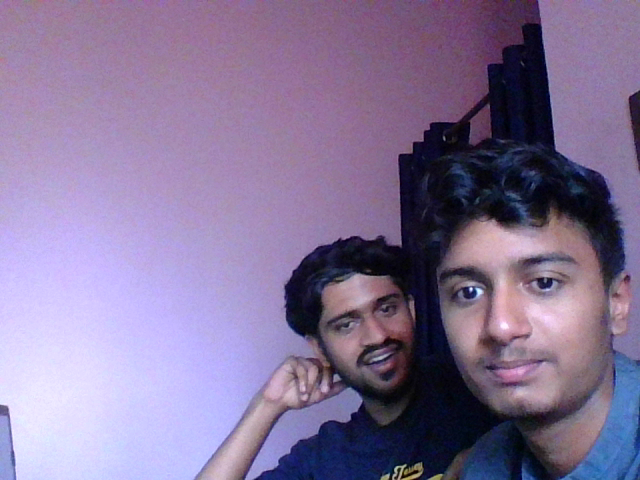
#> input picture 49.png, 640 x 480 px
$ python p4.py
#> lines starting #> are read from the running program, lines starting #| are printed output that depends on the picture; after the words box and inside, x2 and y2 are one past the last pixel; in counts of white or black regions, pixels touching at a corner belong together
import cv2
img = cv2.imread('49.png')
#> img is the input picture: shape (480, 640, 3); mean B, G, R 152.4, 116.6, 133
#cv2.imshow("Image2", img)
imgsize=img.shape
#> imgsize = (480, 640, 3)

print("size mof colour image=",imgsize)
#| size mof colour image= (480, 640, 3)

gray_image=cv2.cvtColor(img,cv2.COLOR_BGR2GRAY)
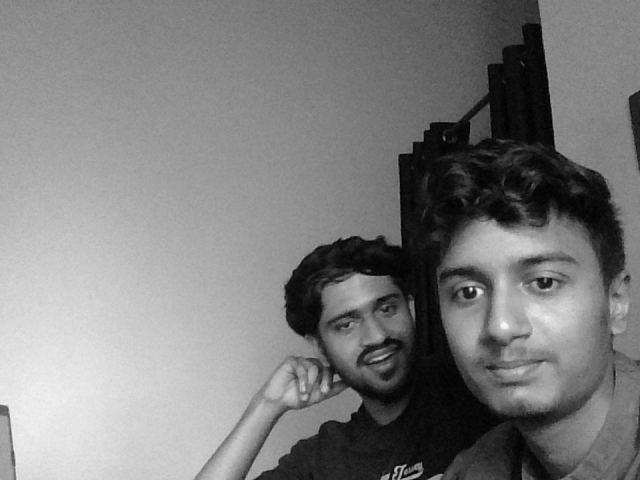
#> gray_image: shape (480, 640); min 1, max 248, mean 125.6
cv2.imshow("gray_image",gray_image)
imgsize1=gray_image.shape
#> imgsize1 = (480, 640)
cv2.imwrite("imgg.png",gray_image)
print("grayimage size=",imgsize1)
#| grayimage size= (480, 640)

a=len(imgsize1)
#> a = 2

# [4 lines of commented-out code are left out]
(thresh,binary)=cv2.threshold(gray_image,100,255,cv2.THRESH_BINARY)
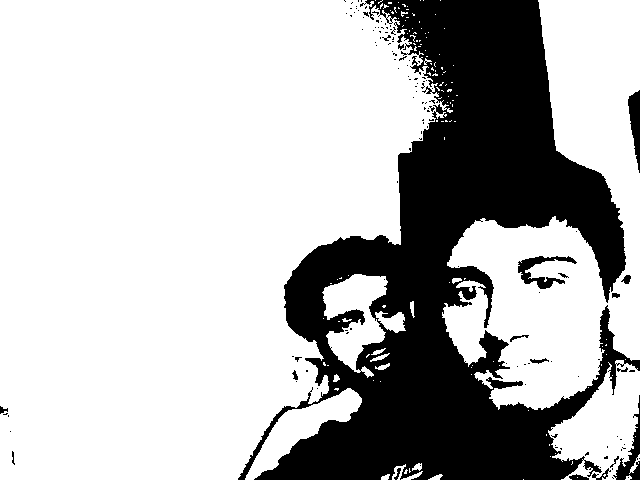
#> binary: shape (480, 640); 72.5% white; 132 black regions (113 under 20 px), largest, box (x1, y1, x2, y2) and area: (238, 0, 640, 480) 81636, (518, 256, 577, 289) 671, (613, 395, 640, 480) 659
print(thresh)
cv2.imshow("binary",binary)
print(binary.shape)
#| (480, 640)
cv2.imwrite("imgb.png",binary)
cv2.waitKey()

$ run again, with 0.png copied over 49.png
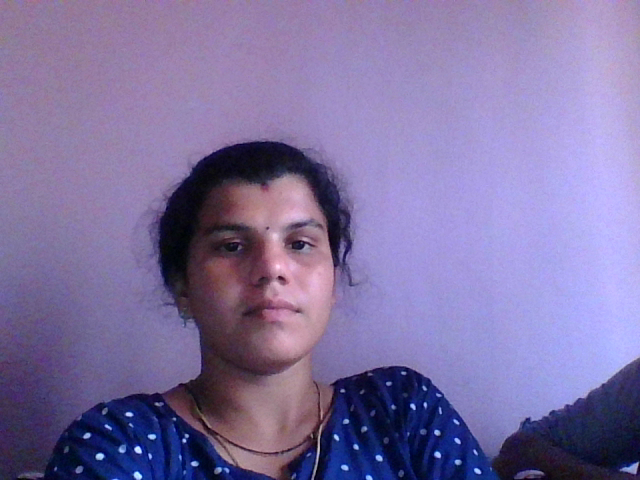
#> input picture 0.png, 640 x 480 px
#> img is the input picture: shape (480, 640, 3); mean B, G, R 161.2, 113.9, 127
#| size mof colour image= (480, 640, 3)
#> `gray_image=cv2.cvtColor(img,cv2.COLOR_BGR2GRAY)`:
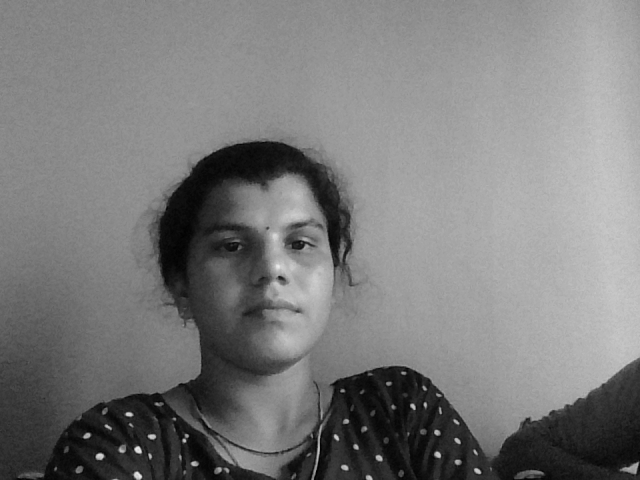
#> gray_image: shape (480, 640); min 1, max 236, mean 123.2
#| grayimage size= (480, 640)
#> `(thresh,binary)=cv2.threshold(gray_image,100,255,cv2.THRESH_BINARY)`:
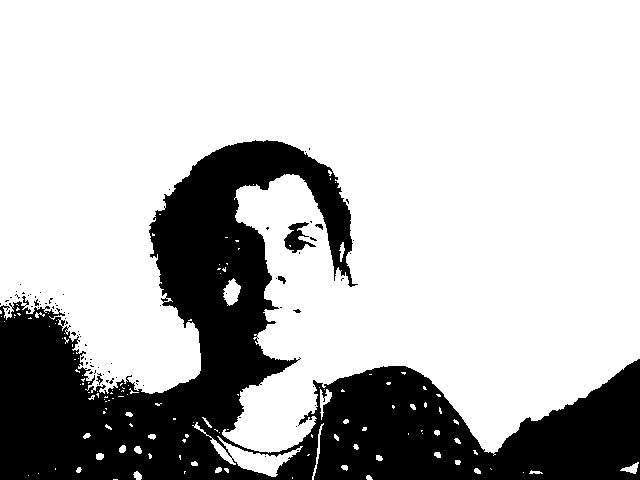
#> binary: shape (480, 640); 74% white; 84 black regions (79 under 20 px), largest, box (x1, y1, x2, y2) and area: (0, 140, 640, 480) 78998, (284, 222, 316, 253) 442, (278, 276, 286, 284) 37, (96, 373, 103, 385) 34, (315, 224, 323, 230) 26
#| (480, 640)
